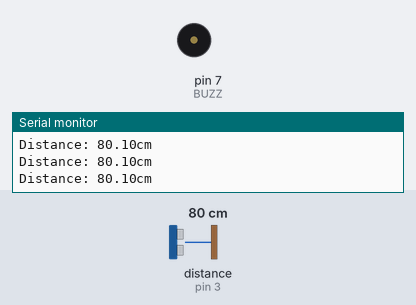
The sketch below on a simulated Arduino Uno, built with avr-gcc and run on an emulated ATmega328P. Parts: buzzer (waves = sounding, pin HIGH), the last lines printed to the serial monitor. Wiring (inferred from the names in the program): ultrasonic range finder: trigger pin 2; echo pin 3. The test bench sets the inputs (shaded band); at power-on: distance to the obstacle (sensor on pin 3) 80 cm. The echo pulse lasts 58.3 µs per cm; pins used as bus, display or sensor lines are not drawn.

Above: at 1.2 s.
1.3 s: distance to the obstacle (sensor on pin 3) set to 14 cm
4.3 s: distance to the obstacle (sensor on pin 3) set to 11 cm
At 4.6 s:
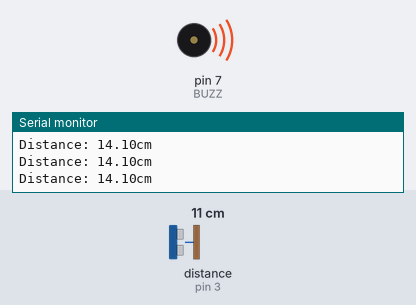
7.3 s: distance to the obstacle (sensor on pin 3) set to 250 cm
At 8.1 s:
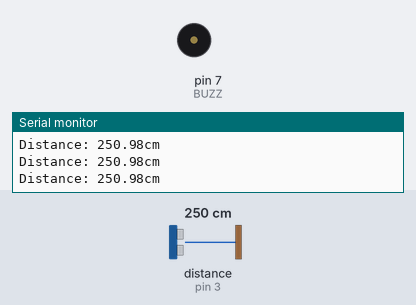
8.8 s: distance to the obstacle (sensor on pin 3) set to 9 cm
At 9.1 s:
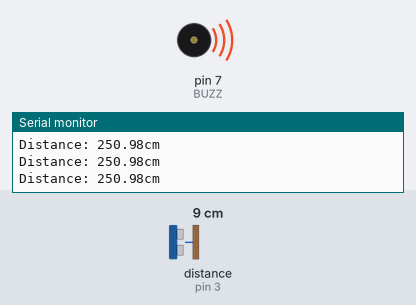
Timing chart, 0 to 12.8 s (numbered marks = the images above; inputs shaded):
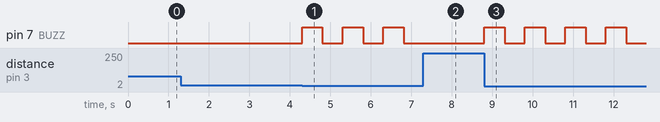

Measured:
- the behaviour switches between 13 and 12 cm on distance to the obstacle (sensor on pin 3) (found by bisection; images 0 and 1)
- after the input at 4.3 s, pin 7 (BUZZ): alternates HIGH for 0.50 s and LOW for 0.50 s, starting at once
- after the input at 7.3 s, pin 7 (BUZZ): stays LOW (without the input it goes to HIGH after 0.01 s)
- after the input at 8.8 s, pin 7 (BUZZ): alternates HIGH for 0.50 s and LOW for 0.50 s, starting at once

The sketch:

proximitySensor.ino
```cpp
#define TRIG 2
#define ECHO 3
#define BUZZ 7

void setup() {
  pinMode(BUZZ, OUTPUT);
  pinMode(TRIG,OUTPUT);
  pinMode(ECHO, INPUT);
  Serial.begin(9600); // to use Serial library we have to initiate serial communication, so this command is necessary
}

float measurement(){
  unsigned long time; // unsigned allows to exceed the maximal limit, as it only stores positive numbers ( no sign bit ) which increases the max value we can store
  digitalWrite(TRIG, HIGH);
  delayMicroseconds(10); // sending high signal for a defined time interval
  digitalWrite(TRIG,LOW); // measuring time in which on pin ECHO is HIGH
  time = pulseIn(ECHO,HIGH);
  return time/58.00; // .00 because if there are no decimal places, there won't be a float returned, so we would get an integer as an answer, which decreases resolution
}

void buzzer(){
  float distance = measurement();
  if ((distance < 12) && (distance >= 8)) {
      digitalWrite(BUZZ, HIGH);
      delay(500);
      digitalWrite(BUZZ, LOW);
      delay(500);
    }
  else digitalWrite(BUZZ,LOW);
  if ((distance < 8) && (distance >= 4)) {
      digitalWrite(BUZZ, HIGH);
      delay(150);
      digitalWrite(BUZZ, LOW);
      delay(150);
    }
  else digitalWrite(BUZZ,LOW);
  if (distance < 4) {
      digitalWrite(BUZZ, HIGH);
      delay(50);
      digitalWrite(BUZZ, LOW);
      delay(50);
    }
  else digitalWrite(BUZZ,LOW);
}

void loop() {
  buzzer();
  Serial.print("Distance: ");
  Serial.print(measurement());
  Serial.println("cm");
}
```
